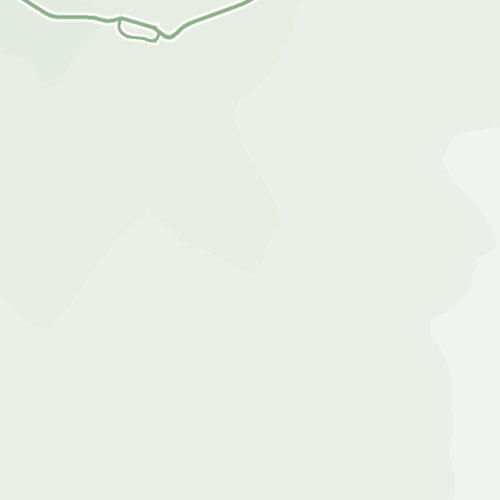
#> input picture data_processing/maps/55941_25645.png, 500 x 500 px; its folder holds 4 pictures in this run
$ python process_map.py
#> lines starting #> are read from the running program, lines starting #| are printed output that depends on the picture; after the words box and inside, x2 and y2 are one past the last pixel; in counts of white or black regions, pixels touching at a corner belong together
### data_processing/pre_processing.py
from PIL import Image
import numpy as np

def make_binary_txt_from_image(image_name : str,image_dir : str,save_name : str,save_dir : str):
    print("-----------------image to binary starting-----------------")
    # 이미지를 불러옴
    img = Image.open(f"{image_dir}/{image_name}")  # 이미지 경로 수정
    print(f"Load image: {image_name}")
    # 이미지가 RGB 모드인지 확인 후, 아니라면 변환
    if img.mode != 'RGB':
        img = img.convert('RGB')

    # # 이미지의 크기를 500x500으로 조정
    # if(img.size != (500,500)):
    #     img = img.resize((500, 500), Image.Resampling.LANCZOS)
    # img.save("test.png")
    # 컬러 이미지를 배열로 변환
    img_array = np.array(img)

    # 특정 RGB 값을 정의
    # 흰 도보 추가
    target_colors = [
                    [255, 255, 255]
                ]
    # [12 lines of commented-out code are left out]
    binary_array = np.zeros(img_array.shape[:2], dtype=int)
    # print(np.all(img_array == target_color, axis=-1))
    # 각 타겟 색상에 대해 이진 배열을 업데이트
    for i in range(len(target_colors)):
        # if i%(int(len(target_colors)/100))==0:
        #     print(int((i/len(target_colors))*100),"완료")
        target_color=target_colors[i]
        binary_array = np.logical_or(binary_array, np.all(img_array == target_color, axis=-1)).astype(int)
    # print(binary_array)
    # binary_array 데이터를 텍스트 파일로 저장
    np.savetxt(f"{save_dir}/{save_name}", binary_array, fmt='%d', delimiter=' ')
    print(f"saved binaryed image: {save_name}")
    print("-----------------image to binary end-----------------")
    # # 이진 배열로부터 이미지 생성
    # binary_image = Image.fromarray(binary_array.astype('uint8') * 255, 'L')
    # # 이미지를 저장
    # binary_image.save(save_path)

### data_processing/process_map.py
import numpy as np
import pathlib
from prepare_maps import get_binary_map, get_coordinate_gps_mapping, get_shelter_index
from pre_processing import make_binary_txt_from_image
import os
from djMap import get_short_path_by_dijkstra
import time
import pickle
import multiprocessing
import subprocess


INF = 1e8

def createFolder(directorys: list):
    try:
        for directory in directorys:
            if not os.path.exists(directory):
                os.makedirs(directory)
    except OSError:
        print("Error: Creating directory. " + directory)

image_dir = f"{os.getcwd()}/maps"
binary_dir = f"{os.getcwd()}/binarys"
path_dir = f"{os.getcwd()}/path"
union_binary_map_dir=f"{os.getcwd()}/union_binary_map"
walkable_spot_dir=f"{os.getcwd()}/walkable_spot"

# [56 lines left out: functions make_short_path, make_short_path_wrapper, chunks, not called in this run]

if __name__ == "__main__":
    # preparing folder
    createFolder([binary_dir, path_dir,walkable_spot_dir,union_binary_map_dir])
    image_list = os.listdir(image_dir)
    binary_image_list = os.listdir(binary_dir)

    image_png_list=[file for file in image_list if file.endswith(".png")]

    for file_name in image_png_list:
        print(
            f"=======================make_binary_txt_from_image {file_name}==============================="
        )
        binary_name = os.path.splitext(file_name)[0] + ".txt"
        if binary_name not in binary_image_list:
            make_binary_txt_from_image(file_name, image_dir, binary_name, binary_dir)
#> in make_binary_txt_from_image, img is the input picture: PIL image 500x500 RGB; mean R, G, B 234.1, 238.5, 230.9
#> the loop in make_binary_txt_from_image, `for i in range(len(target_colors)): # if i%(int(len(target_colors)/100..` made 1 pass
#> pass 1, in make_binary_txt_from_image, `binary_array = np.logical_or(binary_array, np.all(img_array == target_..`:
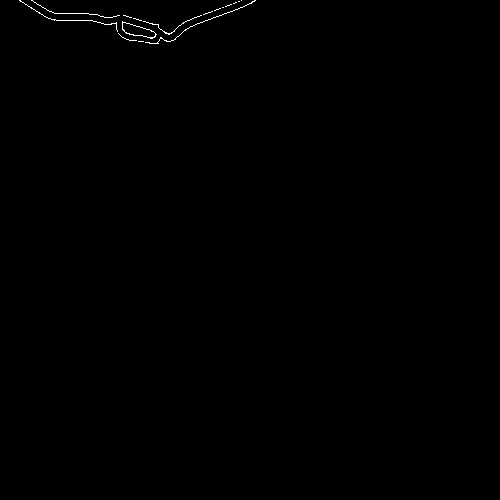
#> binary_array: shape (500, 500) int64; values 0 (black) and 1 (white), 0.22% white in thin lines or dots, all inside (x1, y1, x2, y2) = (19, 0, 256, 44)
#> pass 3 of the loop `for file_name in image_png_list:`:
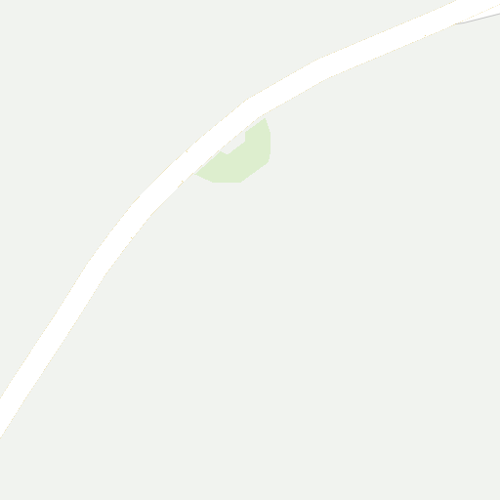
#> input picture data_processing/maps/55941_25672.png, 500 x 500 px
#> in make_binary_txt_from_image, img is the input picture: PIL image 500x500 RGB; mean R, G, B 241.6, 243.6, 239.5
#> the loop in make_binary_txt_from_image (call 3), `for i in range(len(target_colors)): # if i%(int(len(target_colors)/100..` made 1 pass
#> pass 1, in make_binary_txt_from_image (call 3), `binary_array = np.logical_or(binary_array, np.all(img_array == target_..`:
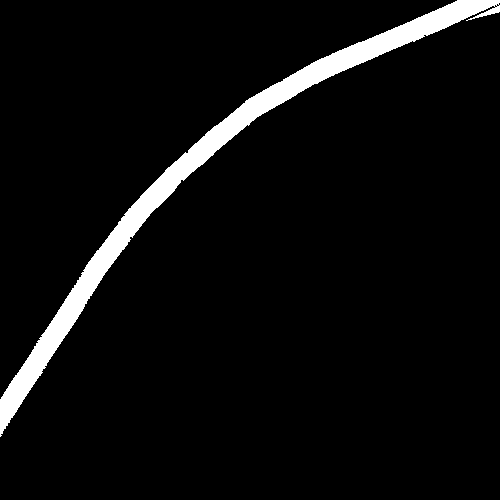
#> binary_array: shape (500, 500) int64; values 0 (black) and 1 (white), 5.3% white; 1 white region, box (x1, y1, x2, y2) and area: (0, 0, 500, 437) 13290
#> the loop made 4 passes; the first 3 are shown
        print(
            f"=======================make_binary_txt_from_image {file_name} done==============================="
        )

    #map들에 대한 이진맵이 없다면 이진맵을 준비합니다.
    if not os.path.isfile(f"{union_binary_map_dir}/union_binary_map.txt"):
        splited_file_name=list(map(lambda file_name:list(map(int,pathlib.Path(file_name).stem.split("_"))),image_png_list))

        splited_file_name.sort(key=lambda x:(x[1],x[0]))

        splited_file_name=list(map(lambda x:str(x[0])+"_"+str(x[1])+".txt",splited_file_name))

#> (the run stopped early here; a loop or call above may not have finished)
